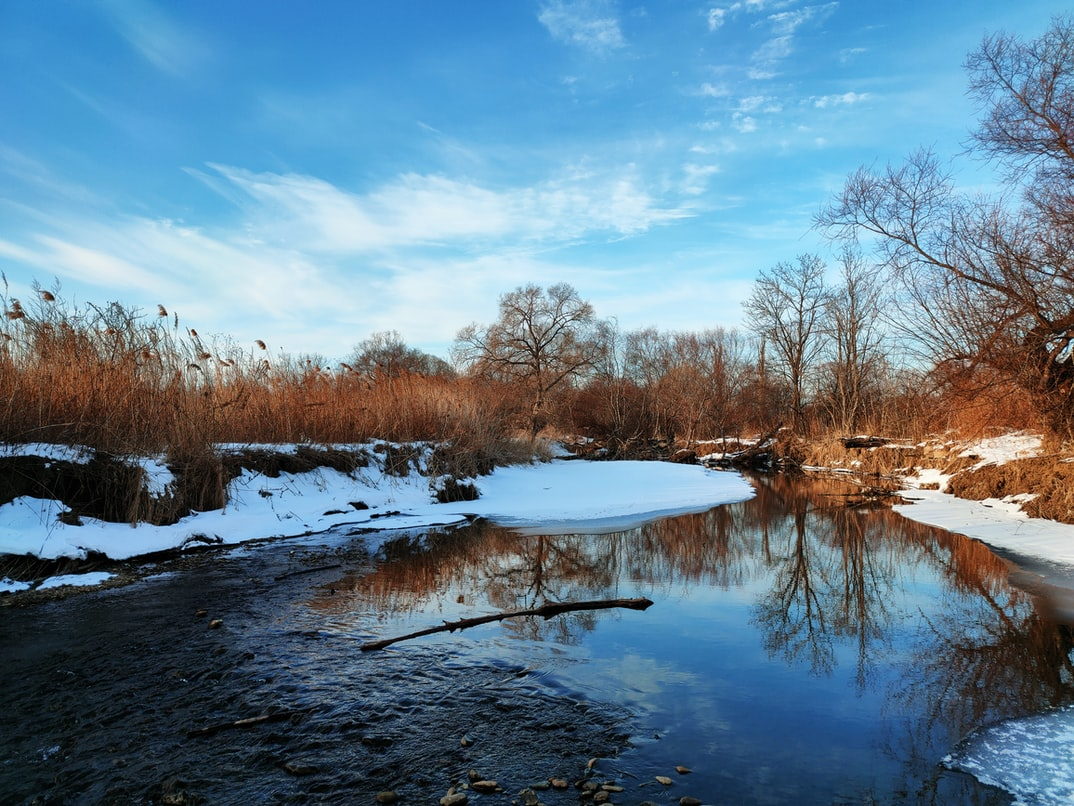
#> input picture Sample images and videos/Scene.jpg, 1074 x 806 px, found by its file name
$ python 'splitting and merging.py'
#> lines starting #> are read from the running program, lines starting #| are printed output that depends on the picture
import cv2 as cv
import numpy as np
import matplotlib.pyplot as plt

img = cv.imread('Sample images and videos\Scene.jpg')
#> img is the input picture: shape (806, 1074, 3); mean B, G, R 145.7, 126.5, 97.8
# print(img.shape)
cv.imshow('nature',img)
blank = np.zeros(img.shape[:2],dtype='uint8')

#splitting the image based on color components and watching in gray scale
b,g,r = cv.split(img)
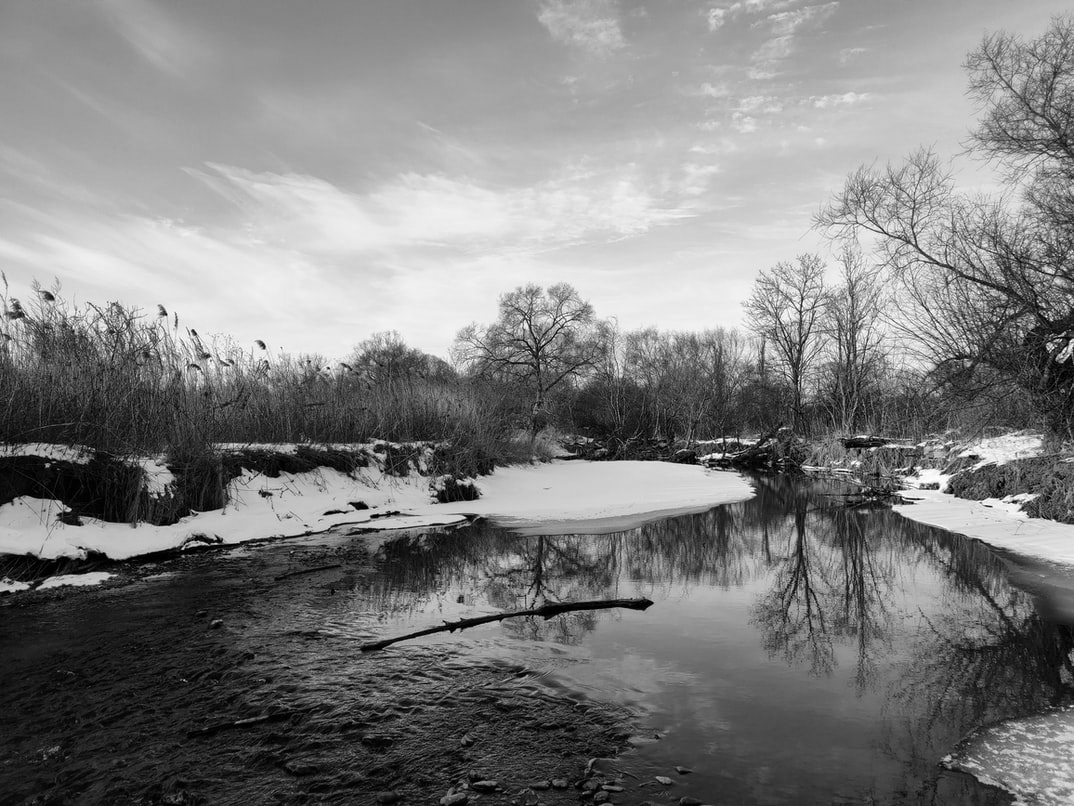
#> g: shape (806, 1074); min 0, max 255, mean 126.5
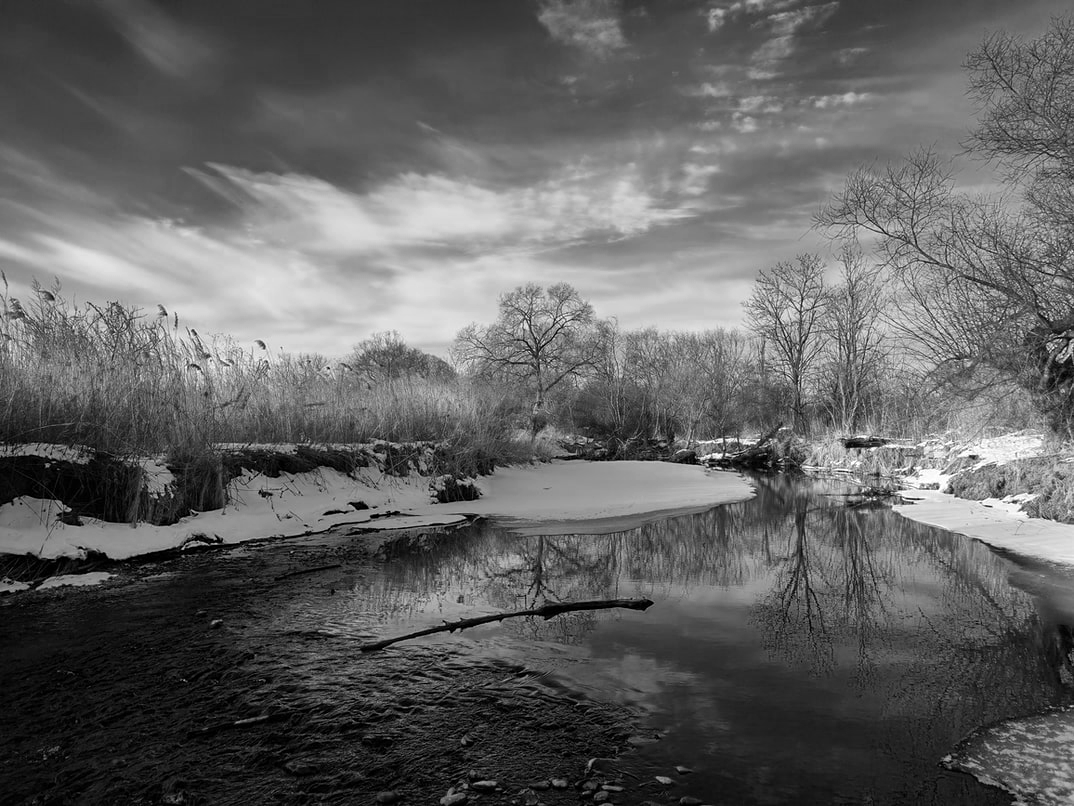
#> r: shape (806, 1074); min 0, max 255, mean 97.8
# [9 lines of commented-out code are left out]
cv.imshow('merged',cv.merge([b,g,r]))

#way to see split colors out of grey scale
cv.imshow('blue',cv.merge([b,blank,blank]))
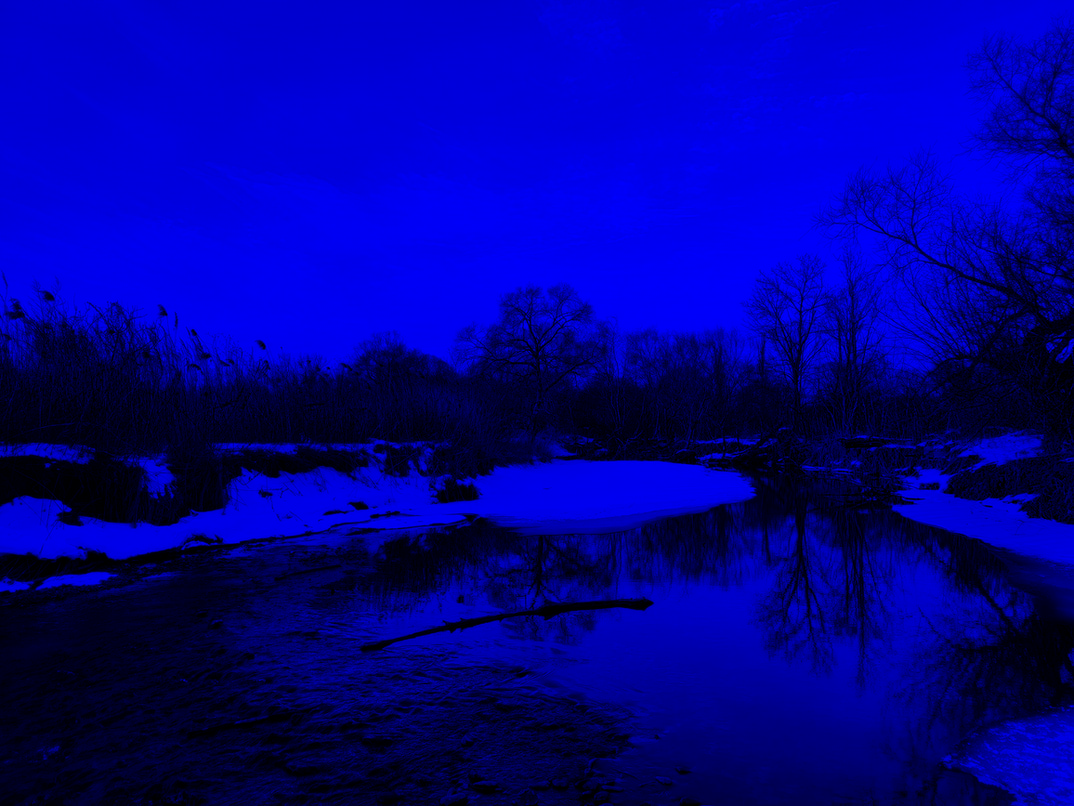
#> window 'blue': shape (806, 1074, 3); mean B, G, R 145.7, 0, 0
cv.imshow('Green',cv.merge([blank,g,blank]))
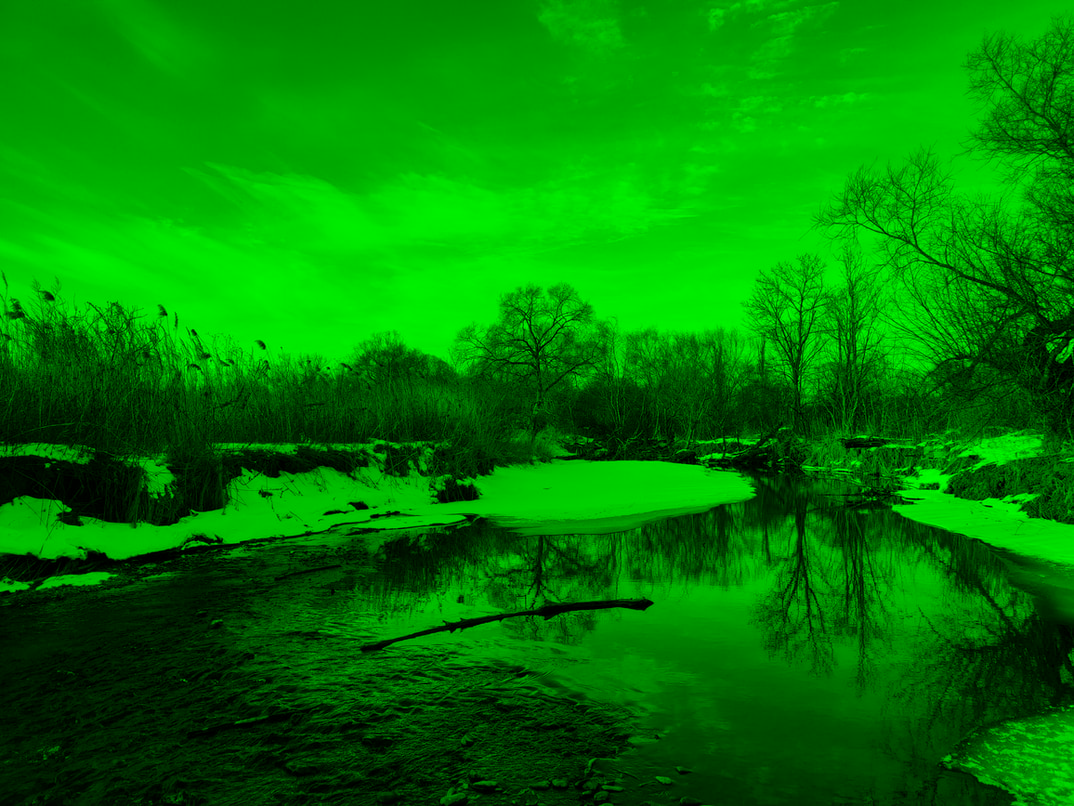
#> window 'Green': shape (806, 1074, 3); mean B, G, R 0, 126.5, 0
cv.imshow('Red',cv.merge([blank,blank,r]))
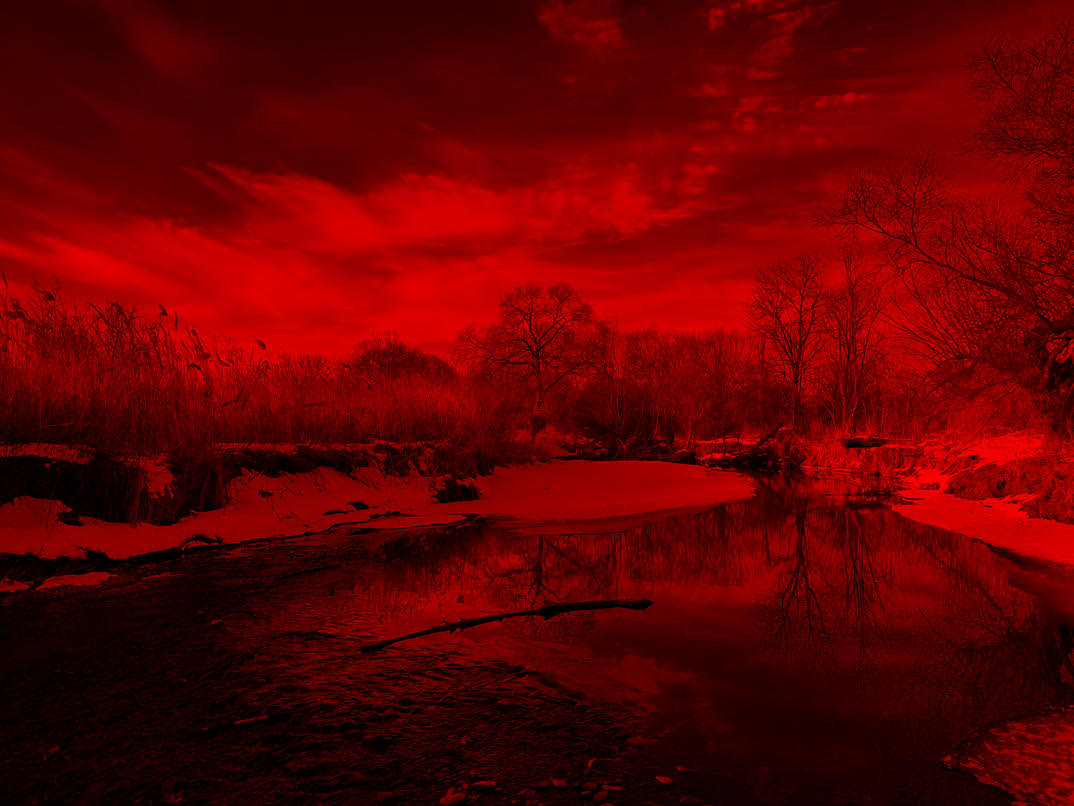
#> window 'Red': shape (806, 1074, 3); mean B, G, R 0, 0, 97.8

cv.waitKey(0)

$ run again, with Sample images and videos/L1.jpg copied over Sample images and videos/Scene.jpg
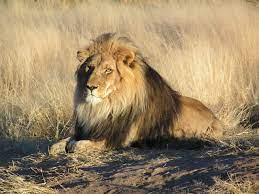
#> input picture Sample images and videos/L1.jpg, 259 x 194 px, found by its file name
#> img is the input picture: shape (194, 259, 3); mean B, G, R 103, 135.5, 156.7
#> `cv.imshow('Green',cv.merge([blank,g,blank]))`:
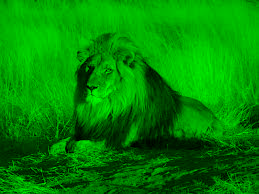
#> window 'Green': shape (194, 259, 3); mean B, G, R 0, 135.5, 0
#> `cv.imshow('Red',cv.merge([blank,blank,r]))`:
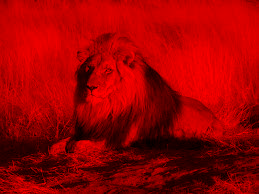
#> window 'Red': shape (194, 259, 3); mean B, G, R 0, 0, 156.7

$ run again, with Sample images and videos/crowd 2.jpg copied over Sample images and videos/Scene.jpg
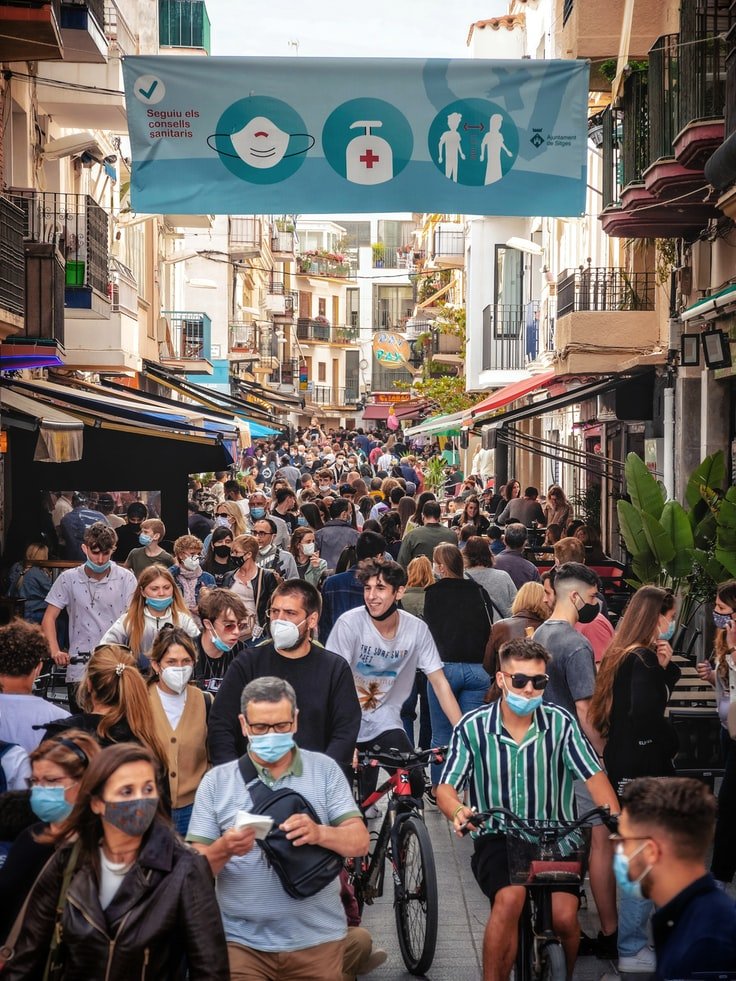
#> input picture Sample images and videos/crowd 2.jpg, 736 x 981 px, found by its file name
#> img is the input picture: shape (981, 736, 3); mean B, G, R 98.2, 102.5, 110.4
#> `cv.imshow('Green',cv.merge([blank,g,blank]))`:
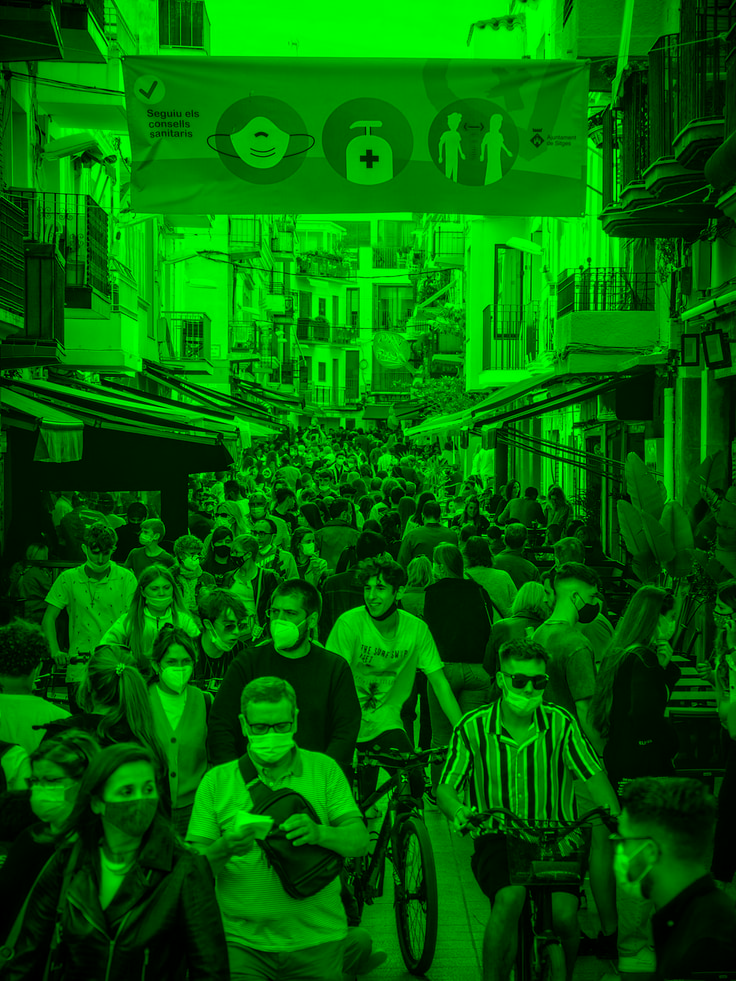
#> window 'Green': shape (981, 736, 3); mean B, G, R 0, 102.5, 0
#> `cv.imshow('Red',cv.merge([blank,blank,r]))`:
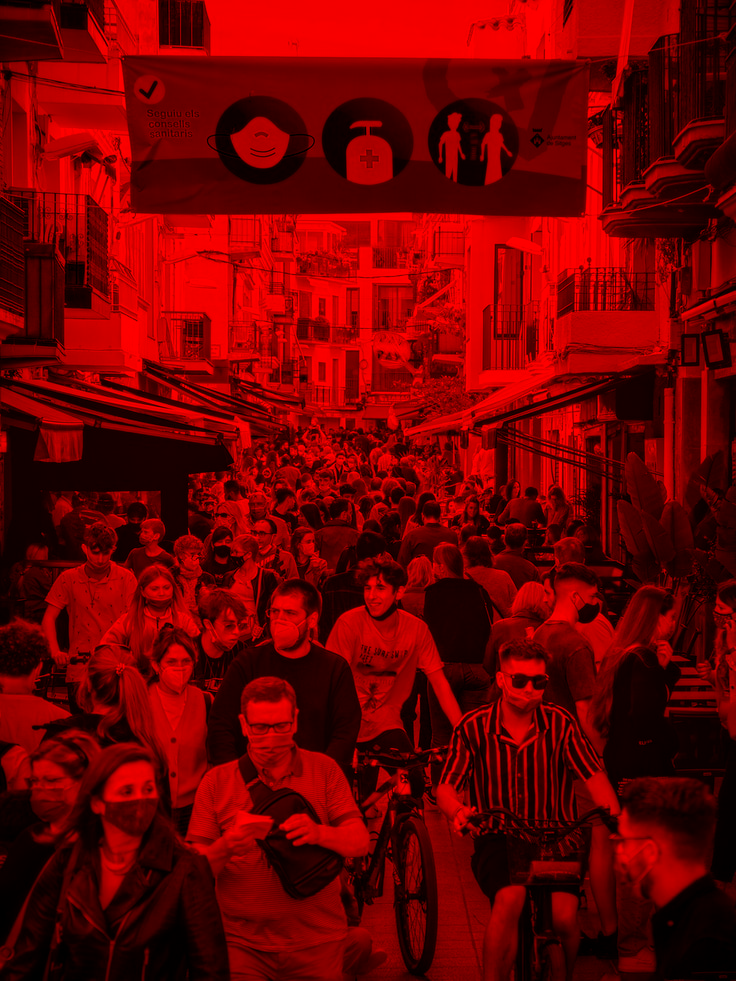
#> window 'Red': shape (981, 736, 3); mean B, G, R 0, 0, 110.4

$ run again, with Sample images and videos/crowd.jpg copied over Sample images and videos/Scene.jpg
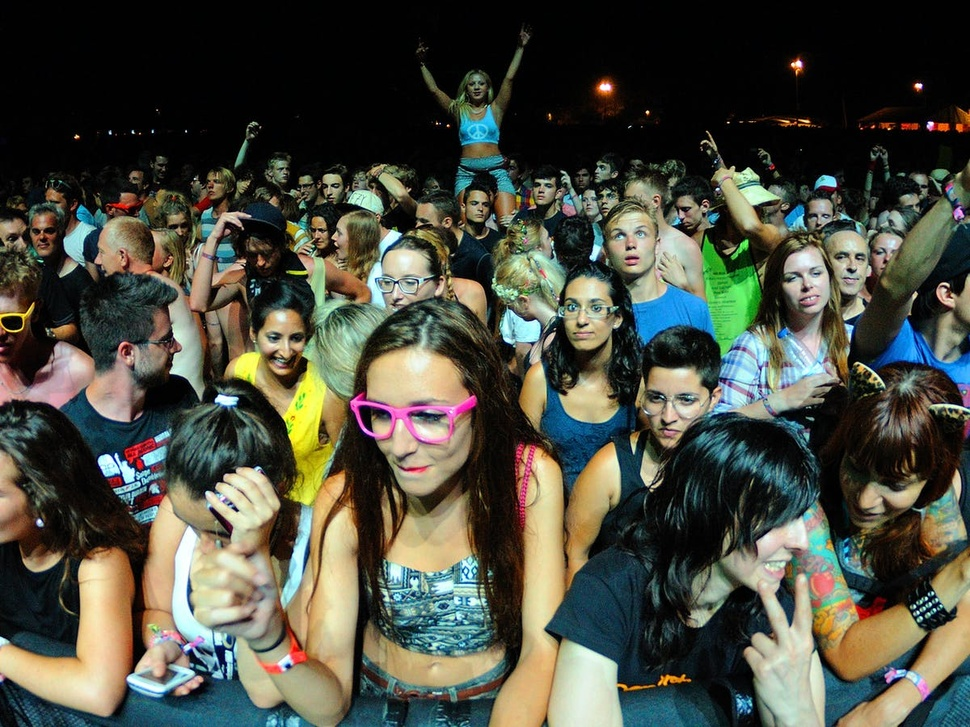
#> input picture Sample images and videos/crowd.jpg, 970 x 727 px, shrunk from 1200 x 900 before the run, found by its file name
#> img is the input picture: shape (727, 970, 3); mean B, G, R 64.9, 76.8, 75.1
#> `cv.imshow('Green',cv.merge([blank,g,blank]))`:
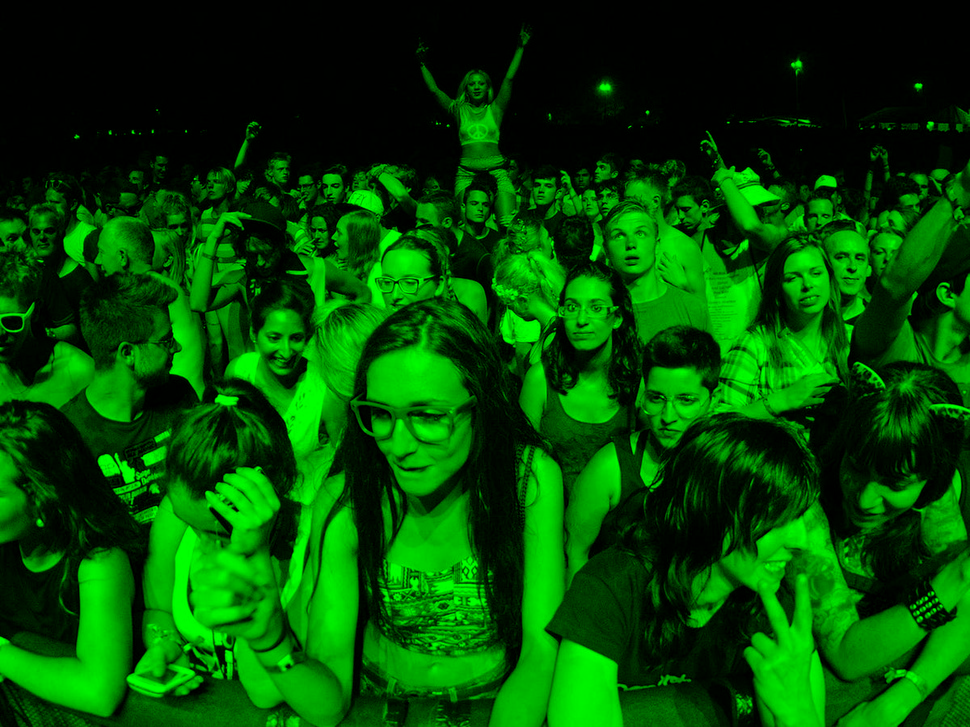
#> window 'Green': shape (727, 970, 3); mean B, G, R 0, 76.8, 0
#> `cv.imshow('Red',cv.merge([blank,blank,r]))`:
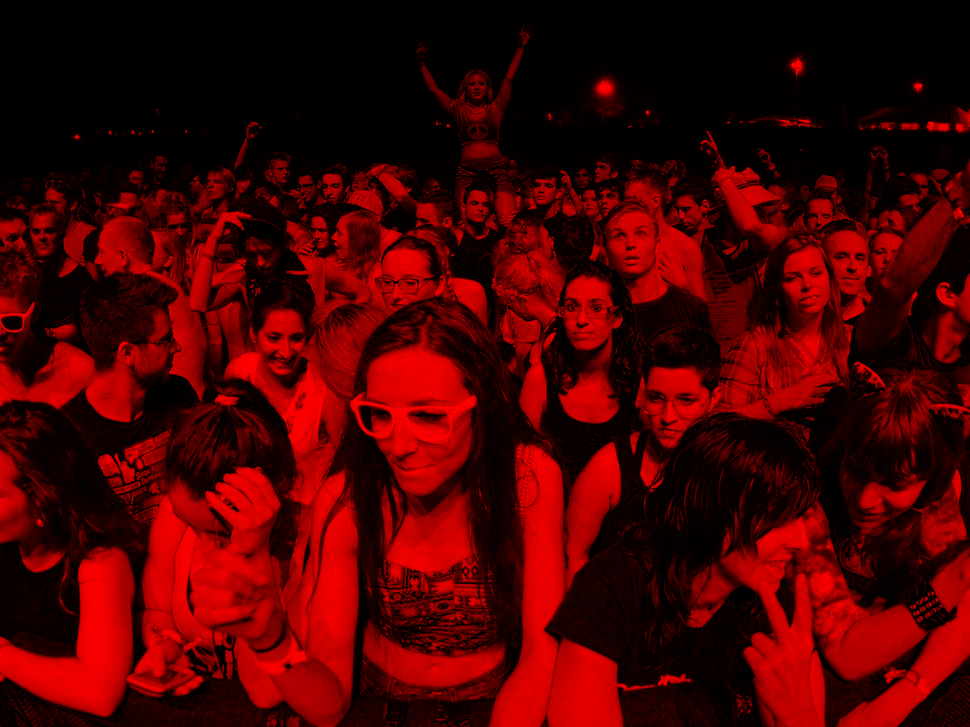
#> window 'Red': shape (727, 970, 3); mean B, G, R 0, 0, 75.1
